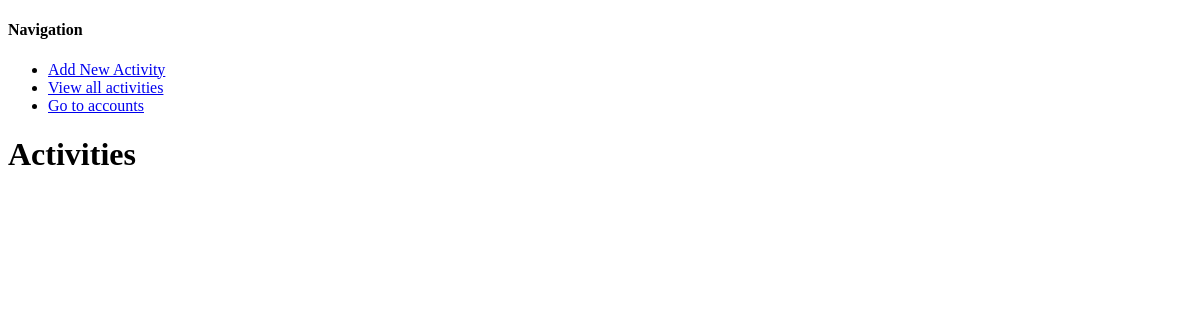
The page /activity/ (signed in) on the database as committed earlier.
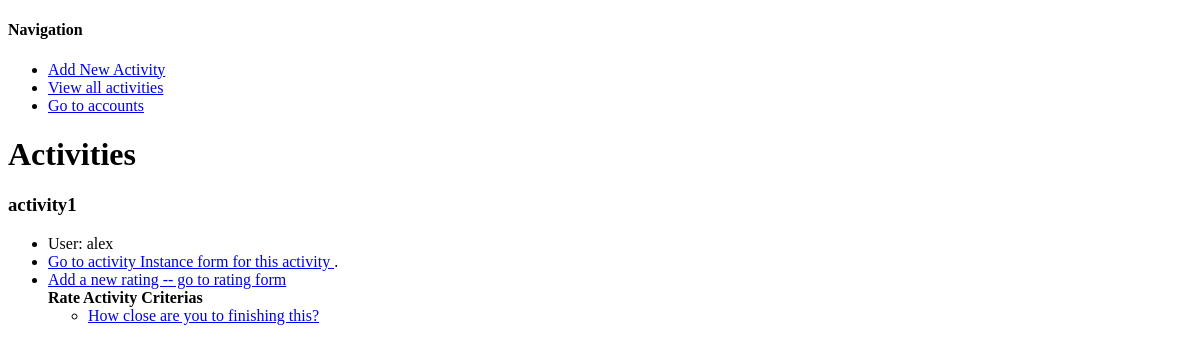
The same page on the database as committed later.
### activity/models.py (models this page shows, shortened)
class Activity(Model):
	user = ForeignKey(User, related_name="activities")
	name = CharField(max_length=200)
	tags = TaggableManager()
	class meta:
		unique_together = (("user", "name"))

class RateActivity(Model):
	activity = ForeignKey(Activity, related_name="rateActivities", blank=True)
	name = CharField(max_length=1000)

### activity/views.py (the view)
@login_required
def activityListView(request):
	try:
		activities = Activity.objects.filter(user=request.user)
	except:
		raise Http404
	return render(request, "activity_list.html", {"activities": activities})

### activity/templates/activity_list.html (shortened to what this page needs)
{% extends "base.html" %}
{% block content %}
	<h1> Activities</h1>
	{% for activity in activities %}
	<h3> {{ activity.name }} </h3>
		<ul>
			<li> User: {{ activity.user }} </li>
			<li> <a href="{% url "activityInstance_form"  activity.pk  %}"> Go to activity Instance form for this activity </a>.
			<li> <a href="{% url "rateActivity_form"  activity.pk  %}"> Add a new rating -- go to rating form </a> </li>
			</li>
			<b>Rate Activity Criterias </b>
			<ul>
				{% for r in activity.rateActivities.all %}
				<li> <a href="{% url "rateActivity_detail" activity.pk r.pk %}">{{ r.name }}</a></li>
				{% endfor %}
			</ul>
		</ul>
	{% endfor %}
{% endblock content %}

Rows that differ between the two databases and show on the page:
now on this page (row edited): Activity: name "activity1", user "alex"
now on this page (row edited): RateActivity: name "How close are you to finishing this?"
